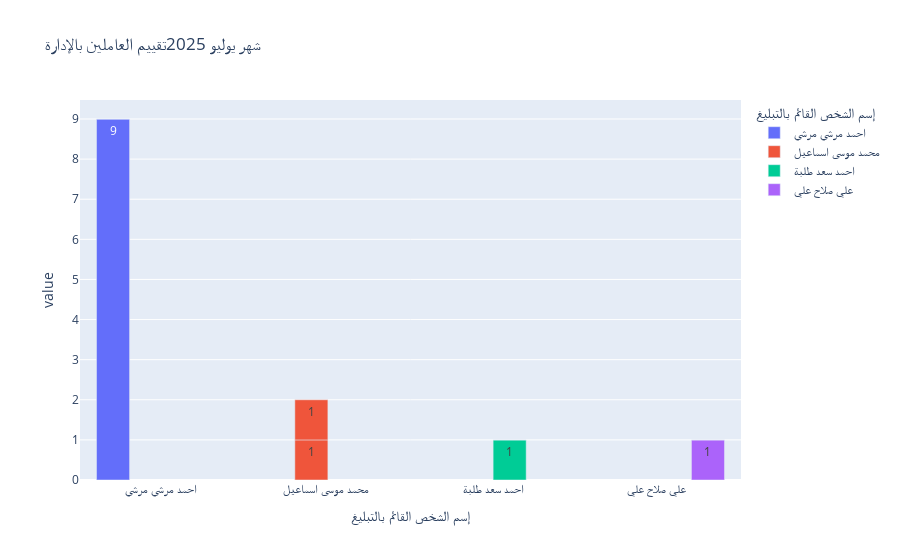

Notebook source saved alongside this figure:
### Code cell
px.bar(data_frame=ncr_hse7,x='إسم الشخص القائم بالتبليغ',y=['Closed', 'Opened'], barmode='group',\
       text_auto=True,color='إسم الشخص القائم بالتبليغ',\
       title='شهر يوليو 2025تقييم العاملين باﻹدارة')

### Figure 1 — Plotly figure (JSON) as saved in the notebook; plotly's stock layout.template omitted (floating-point values rounded to 4 significant figures)
{"data": [{"alignmentgroup": "True", "hovertemplate": "إسم الشخص القائم بالتبليغ=%{x}<br>value=%{y}<extra></extra>", "legendgroup": "احمد مرسي مرسي ", "marker": {"color": "#636efa", "pattern": {"shape": ""}}, "name": "احمد مرسي مرسي ", "offsetgroup": "احمد مرسي مرسي ", "orientation": "v", "showlegend": true, "textposition": "auto", "texttemplate": "%{y}", "type": "bar", "x": ["احمد مرسي مرسي ", "احمد مرسي مرسي "], "xaxis": "x", "y": [9, 0], "yaxis": "y"}, {"alignmentgroup": "True", "hovertemplate": "إسم الشخص القائم بالتبليغ=%{x}<br>value=%{y}<extra></extra>", "legendgroup": "محمد موسى اسماعيل ", "marker": {"color": "#EF553B", "pattern": {"shape": ""}}, "name": "محمد موسى اسماعيل ", "offsetgroup": "محمد موسى اسماعيل ", "orientation": "v", "showlegend": true, "textposition": "auto", "texttemplate": "%{y}", "type": "bar", "x": ["محمد موسى اسماعيل ", "محمد موسى اسماعيل "], "xaxis": "x", "y": [1, 1], "yaxis": "y"}, {"alignmentgroup": "True", "hovertemplate": "إسم الشخص القائم بالتبليغ=%{x}<br>value=%{y}<extra></extra>", "legendgroup": "احمد سعد طلبة", "marker": {"color": "#00cc96", "pattern": {"shape": ""}}, "name": "احمد سعد طلبة", "offsetgroup": "احمد سعد طلبة", "orientation": "v", "showlegend": true, "textposition": "auto", "texttemplate": "%{y}", "type": "bar", "x": ["احمد سعد طلبة", "احمد سعد طلبة"], "xaxis": "x", "y": [1, 0], "yaxis": "y"}, {"alignmentgroup": "True", "hovertemplate": "إسم الشخص القائم بالتبليغ=%{x}<br>value=%{y}<extra></extra>", "legendgroup": "علي صلاح علي ", "marker": {"color": "#ab63fa", "pattern": {"shape": ""}}, "name": "علي صلاح علي ", "offsetgroup": "علي صلاح علي ", "orientation": "v", "showlegend": true, "textposition": "auto", "texttemplate": "%{y}", "type": "bar", "x": ["علي صلاح علي ", "علي صلاح علي "], "xaxis": "x", "y": [1, 0], "yaxis": "y"}], "layout": {"barmode": "group", "legend": {"title": {"text": "إسم الشخص القائم بالتبليغ"}, "tracegroupgap": 0}, "title": {"text": "شهر يوليو 2025تقييم العاملين باﻹدارة"}, "xaxis": {"anchor": "y", "categoryarray": ["احمد مرسي مرسي ", "محمد موسى اسماعيل ", "احمد سعد طلبة", "علي صلاح علي "], "categoryorder": "array", "domain": [0, 1], "title": {"text": "إسم الشخص القائم بالتبليغ"}}, "yaxis": {"anchor": "x", "domain": [0, 1], "title": {"text": "value"}}}}
